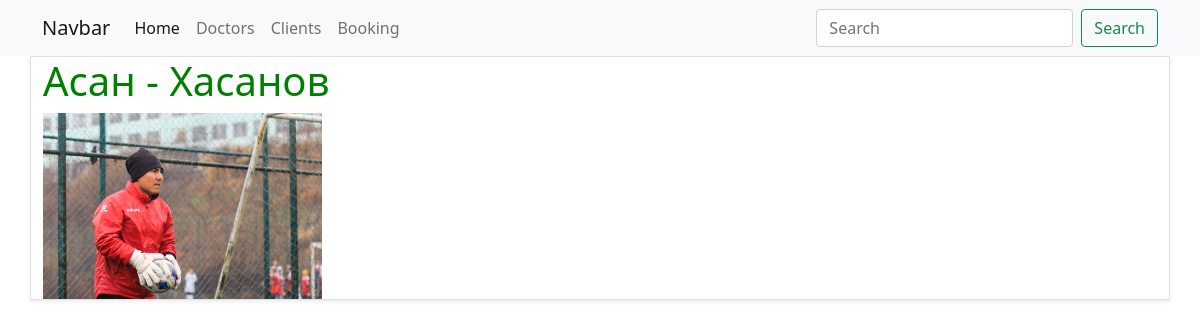
Page /doctor/1/ on the committed database.
### doctor/models.py (models this page shows, shortened)
class Doctor(models.Model):
    name = models.CharField("Имя",max_length=120)
    surname = models.CharField("Фамилия",max_length=120)
    age = models.IntegerField("Возраст")
    photo = models.ImageField("Фото",upload_to="doctor/",null=True)
    profes = models.ForeignKey(Profes,null=True,on_delete=models.CASCADE)
    class Meta:
        verbose_name = "Доктор"
        verbose_name_plural = "Докторы"

### doctor/views.py (the view)
# urls.py: path('doctor/<int:id>/',doctor_detail),
def doctor_detail(request,id):
    doctor = Doctor.objects.get(id=id)
    return render(request,"doctor/detail.html",{"doctor":doctor})

### templates/doctor/detail.html
{% extends 'base.html' %}
{% block container %}
<h1>
    {{doctor.name}} - {{doctor.surname}}
</h1>
<img class="w-25" src="{{doctor.photo.url}}">
{% endblock container %}

### static/css/style.css (style rules this page uses)
h1 { color: green; }

### rows in the picture
Doctor: name "Асан", surname "Хасанов", photo (picture)
